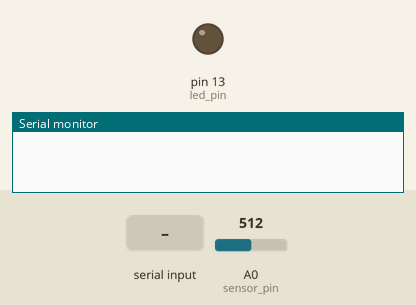
Bench run of a sketch on a simulated Arduino Uno, built with avr-gcc and run on an emulated ATmega328P. Shown: output pins drawn as LEDs (lit = HIGH), the last lines printed to the serial monitor. The test bench sets the inputs (shaded band); at power-on: A0 (sensor_pin) = 512.

Above: at 1.2 s.
1.3 s: "r" received over Serial
At 4.2 s:
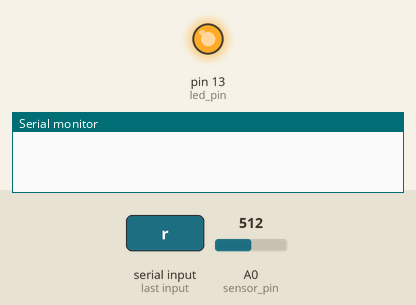
4.3 s: "m" received over Serial
At 5.3 s:
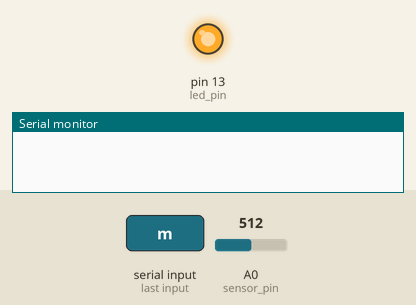
7.3 s: "s" received over Serial
At 7.7 s:
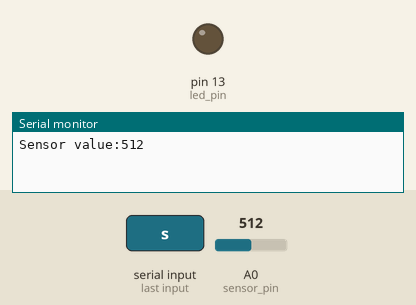
Timing chart, 0 to 9.8 s (numbered marks = the images above; inputs shaded):
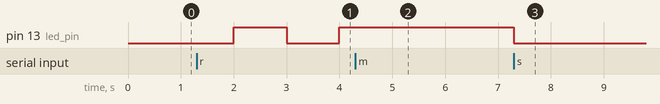

Measured:
- after the input at 1.3 s, pin 13 (led_pin): LOW → HIGH after 0.70 s, → LOW 1.0 s later, → HIGH 1.0 s later
- after the input at 4.3 s, pin 13 (led_pin): stays HIGH (without the input it goes to LOW after 0.70 s)
- after the input at 7.3 s, pin 13 (led_pin): HIGH → LOW at once

The sketch:

LedPhotoInteractive.ino
```cpp
#define sensor_pin A0
#define led_pin 13 // Пин светодиода

bool streaming = false;
bool send_one_value = false;
bool manual_mode = false;
bool alarm_mode = false;
long previous_send_time = 0;
long send_count = 0;
int current_light = 0;

void setup()
{
  Serial.begin(9600);
  pinMode(led_pin, OUTPUT);
  digitalWrite(led_pin, LOW);
  manual_mode = false;
}

void loop()
{
  long current_time = millis();
  data_reading();
  int light = analogRead(sensor_pin);
 // Serial.println(light);

  if ((!manual_mode) && (!alarm_mode)){

    if (light < 300 && current_light >= 300) {

      digitalWrite(led_pin, HIGH);
      alarm_mode = false;
    } else if (light > 500 && current_light <= 500) {

      digitalWrite(led_pin, LOW);
      alarm_mode = false;
    }
  }
  current_light = light;

  if (streaming == true && current_time / 100 != send_count) {
    send_photo_data();
    previous_send_time = previous_send_time + 100;
    send_count = current_time / 100;
    Serial.print("Time in millis:");
    Serial.println(millis());
  }

  if (send_one_value == true) {
    send_photo_data();
    send_one_value = false;
  }

  if (alarm_mode) {

    digitalWrite(led_pin, (current_time / 1000) % 2 == 0 ? HIGH : LOW);
  }
}

void send_photo_data() {
  int val = analogRead(sensor_pin);
  Serial.print("Sensor value:");
  Serial.println(val);
}

void data_reading() {
  if (Serial.available() > 0) {
    // m режим ручной, s выключить лампочку, p включить лампочку
    char command = Serial.read();
    if (command == 'p') {
      streaming = true;
      if (manual_mode) {

        digitalWrite(led_pin, HIGH);
      }
    } else if (command == 's') {
      streaming = false;
      send_one_value = true;
      if (manual_mode) {

        digitalWrite(led_pin, LOW);
      }
    } else if (command == 'm') {

      manual_mode = true;
      alarm_mode = false;
      // a режим автоматический
    } else if (command == 'a') {
   // r режим сигнализации
      manual_mode = false;
    } else if (command == 'r') {

      alarm_mode = !alarm_mode;
      manual_mode = false;
      digitalWrite(led_pin, LOW);
    } else {
      streaming = false;
    }
  }
}
```
